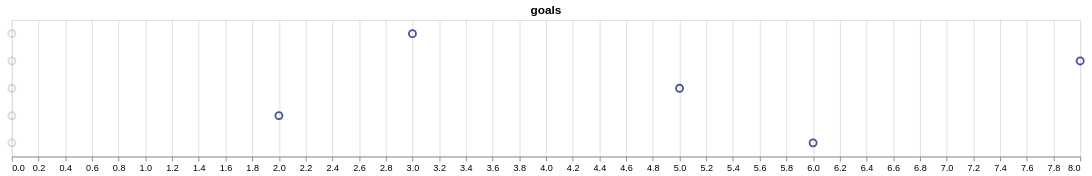

Write a Vega-Lite specification for this figure.
### Vega specification from a JSON file in a GitHub repository (floating-point values rounded to 4 significant figures; data arrays with more than 128 entries replaced by an {"elided": "..."} marker saying what was removed)
{"$schema": "https://vega.github.io/schema/vega/v5.json", "autosize": {"type": "fit-x", "contains": "padding"}, "background": "white", "padding": 5, "height": 150, "title": {"text": "goals", "frame": "group"}, "style": "cell", "data": [{"name": "selector008_store", "values": [{"unit": "", "fields": [{"type": "E", "field": "Team"}], "values": ["FC Barcelona"]}]}, {"name": "data-3b44ec73b90870c17535d689a991726a", "values": {"elided": "200 records"}}, {"name": "data_0", "source": "data-3b44ec73b90870c17535d689a991726a", "transform": [{"type": "filter", "expr": "!(length(data(\"selector008_store\"))) || (vlSelectionTest(\"selector008_store\", datum))"}, {"type": "formula", "expr": "datum.team_name == selector008.Team ? datum.team_name : 'Other'", "as": "team"}, {"type": "formula", "expr": "datum.team_name == selector008.Team ? 1 : 0.8", "as": "opacity"}, {"type": "filter", "expr": "isValid(datum[\"opacity\"]) && isFinite(+datum[\"opacity\"]) && isValid(datum[\"value\"]) && isFinite(+datum[\"value\"])"}]}], "signals": [{"name": "width", "init": "isFinite(containerSize()[0]) ? containerSize()[0] : 400", "on": [{"update": "isFinite(containerSize()[0]) ? containerSize()[0] : 400", "events": "window:resize"}]}, {"name": "unit", "value": {}, "on": [{"events": "mousemove", "update": "isTuple(group()) ? group() : unit"}]}, {"name": "selector008_Team", "init": "\"FC Barcelona\"", "bind": {"input": "select", "options": ["Valencia CF", "RCD Mallorca", "CA Osasuna", "Villarreal CF", "RC Deportivo de La Coruña", "Real Madrid CF", "CD Numancia", "FC Barcelona", "Racing Santander", "Sevilla FC", "Real Sporting de Gijón", "Getafe CF", "Real Betis Balompié", "RC Recreativo", "RCD Espanyol", "Real Valladolid", "Athletic Club de Bilbao", "UD Almería", "Atlético Madrid", "Málaga CF", "Xerez Club Deportivo", "Real Zaragoza", "CD Tenerife", "Hércules Club de Fútbol", "Levante UD", "Real Sociedad", "Granada CF", "Rayo Vallecano", "RC Celta de Vigo", "Elche CF", "SD Eibar", "Córdoba CF", "UD Las Palmas"], "name": "Team A"}}, {"name": "selector008", "update": "vlSelectionResolve(\"selector008_store\", \"union\")"}, {"name": "selector008_tuple", "update": "selector008_Team !== null ? {fields: selector008_tuple_fields, values: [selector008_Team]} : null"}, {"name": "selector008_tuple_fields", "value": [{"type": "E", "field": "Team"}]}, {"name": "selector008_modify", "on": [{"events": {"signal": "selector008_tuple"}, "update": "modify(\"selector008_store\", selector008_tuple, true)"}]}], "marks": [{"name": "marks", "type": "symbol", "style": ["point"], "interactive": true, "from": {"data": "data_0"}, "encode": {"update": {"opacity": {"scale": "opacity", "field": "opacity"}, "size": {"value": 60}, "fill": {"value": "transparent"}, "stroke": {"scale": "color", "field": "team"}, "tooltip": {"signal": "{\"team_name\": ''+datum[\"team_name\"], \"value\": format(datum[\"value\"], \"\")}"}, "x": {"scale": "x", "field": "value"}, "y": {"scale": "y", "field": "Oponent"}}}}], "scales": [{"name": "x", "type": "linear", "domain": {"data": "data_0", "field": "value"}, "range": [0, {"signal": "width"}], "zero": true, "nice": true}, {"name": "y", "type": "point", "domain": {"data": "data_0", "field": "Oponent", "sort": true}, "range": [0, {"signal": "height"}], "padding": 0.5}, {"name": "color", "type": "ordinal", "domain": {"data": "data_0", "field": "team", "sort": true}, "range": ["#1D2778", "#858796"]}, {"name": "opacity", "type": "linear", "domain": {"data": "data_0", "field": "opacity"}, "range": [0.3, 0.8], "zero": false}], "axes": [{"scale": "x", "orient": "bottom", "grid": true, "gridScale": "y", "tickCount": {"signal": "ceil(width/40)"}, "domain": false, "labels": false, "maxExtent": 0, "minExtent": 0, "ticks": false, "zindex": 0}, {"scale": "x", "orient": "bottom", "grid": false, "labelFlush": true, "labelOverlap": true, "tickCount": {"signal": "ceil(width/40)"}, "zindex": 0}]}
